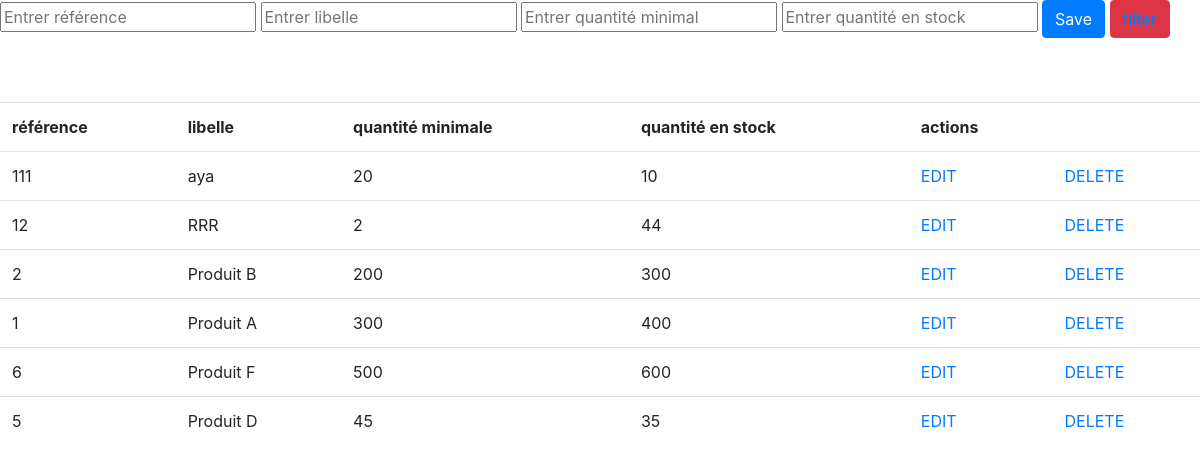
Screenshot of /tableau.php with the database file from the repository.
### tables this page shows
CREATE TABLE IF NOT EXISTS `produit` (
  `reference` int(11) NOT NULL AUTO_INCREMENT,
  `libelle` text NOT NULL,
  `quantite_minimale` int(11) NOT NULL,
  `quantite_en_stock` int(11) NOT NULL,
  PRIMARY KEY (`reference`)
);

### tableau.php (the view, shortened to what this page needs)
<?php
$conn=mysqli_connect('localhost','root','','souqstock') or die(mysqli_error());
    ?>
<?php
$sql="SELECT * FROM `produit`";
$results=mysqli_query($conn,$sql);
$product = mysqli_fetch_all($results);
?>
<!DOCTYPE html>
<html lang="en">
<head>
    <link rel="stylesheet" href="styles.css">
    <link rel="stylesheet" href="https://cdn.jsdelivr.net/npm/bootstrap@4.6.0/dist/css/bootstrap.min.css">
</head>
<body>
<form action="" method="POST" class="form">
    <?php if(isset($_POST['edt'])){?>
    <input type="number"  name="NEWDATA"  placeholder='updated content'>
    <button type="submit" class="btn btn-primary" name="saveone" id="btn">update</button>
    <?php }else { ?>
    <input type="number"  name="référence" placeholder="Entrer référence">
    <input type="text"  name="libelle" placeholder="Entrer libelle">
    <input type="number"   name="quantitéminimale" placeholder="Entrer quantité minimal">
    <input type="number"  name="quantite_en_stock"  placeholder="Entrer quantité en stock">
    <button type="submit" class="btn btn-primary" name="save" id="btn">Save</button>
    <button type="submit" class="btn btn-danger" name="filter" id="btn"><a href="filter.php">filter</a></button>
    <div class="form-group">
    <br>
    </div>
    <?php } ?>
</form>
      <br>
    <table class="table">
    <tr>
    <th>référence</th>
    <th>libelle</th>
    <th>quantité minimale</th>
    <th>quantité en stock</th>
    <th>actions</th>
    <td>
    </td>
      </tr>
    <?php foreach($product as $produit){ ?>
      <tr>
       <td> <?php echo $produit[0] ?> </td>
       <td> <?php echo $produit[1] ?> </td>
       <td> <?php echo $produit[2] ?> </td>
       <td> <?php echo $produit[3] ?> </td>
       <td>
       <a href='edit.php?idi=<?php echo $produit[0]?>' >EDIT</a>
      </td>
       <td><a href=<?php echo "?delete=".$produit[0] ?>>DELETE</a></td>
      </tr>
    <?php }?>
    </table>
</body>
</html>

### rows the page displays
produit: reference "111", libelle "aya", quantite_minimale "20", quantite_en_stock "10"
produit: reference "12", libelle "RRR", quantite_minimale "2", quantite_en_stock "44"
produit: reference "2", libelle "Produit B", quantite_minimale "200", quantite_en_stock "300"
produit: reference "1", libelle "Produit A", quantite_minimale "300", quantite_en_stock "400"
produit: reference "6", libelle "Produit F", quantite_minimale "500", quantite_en_stock "600"
produit: reference "5", libelle "Produit D", quantite_minimale "45", quantite_en_stock "35"
